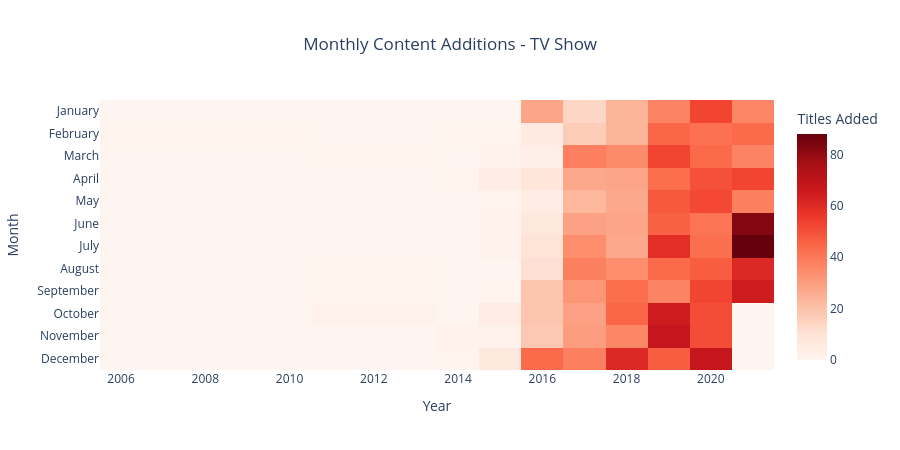
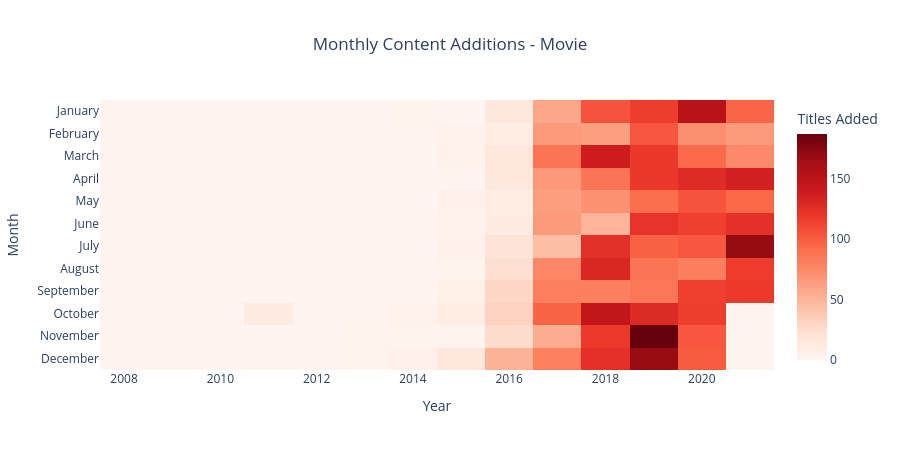

Here is the notebook cell these charts were saved with, in order:
### Code cell
import ipywidgets as widgets
from IPython.display import display, clear_output

content_filter = widgets.Dropdown(
    options=["All Content", "Movie", "TV Show"],
    value="All Content",
    description="Filter:",
    style={"description_width": "initial"}
)

dashboard_output = widgets.Output()

display(content_filter)
display(dashboard_output)

### Figure 1 — Plotly figure (JSON) as saved in the notebook; plotly's stock layout.template omitted (floating-point values rounded to 4 significant figures)
{"data": [{"coloraxis": "coloraxis", "hovertemplate": "Year: %{x}<br>Month: %{y}<br>Titles Added: %{z}<extra></extra>", "name": "0", "type": "heatmap", "x": [2008.0, 2013.0, 2014.0, 2015.0, 2016.0, 2017.0, 2018.0, 2019.0, 2020.0, 2021.0], "xaxis": "x", "y": ["January", "February", "March", "April", "May", "June", "July", "August", "September", "October", "November", "December"], "yaxis": "y", "z": [[0.0, 0.0, 0.0, 0.0, 28.0, 14.0, 24.0, 37.0, 53.0, 36.0], [1.0, 0.0, 1.0, 1.0, 6.0, 17.0, 24.0, 45.0, 42.0, 44.0], [0.0, 1.0, 0.0, 2.0, 3.0, 38.0, 35.0, 53.0, 44.0, 37.0], [0.0, 0.0, 1.0, 4.0, 8.0, 27.0, 28.0, 43.0, 50.0, 53.0], [0.0, 0.0, 0.0, 1.0, 4.0, 23.0, 27.0, 48.0, 52.0, 38.0], [0.0, 0.0, 0.0, 2.0, 7.0, 29.0, 28.0, 46.0, 41.0, 83.0], [0.0, 0.0, 0.0, 2.0, 9.0, 34.0, 27.0, 59.0, 43.0, 88.0], [0.0, 1.0, 0.0, 0.0, 11.0, 38.0, 34.0, 44.0, 47.0, 61.0], [0.0, 1.0, 0.0, 1.0, 19.0, 32.0, 43.0, 37.0, 53.0, 65.0], [0.0, 2.0, 0.0, 4.0, 19.0, 29.0, 45.0, 65.0, 51.0, 0.0], [0.0, 0.0, 2.0, 2.0, 18.0, 30.0, 36.0, 68.0, 51.0, 0.0], [0.0, 0.0, 1.0, 7.0, 44.0, 38.0, 61.0, 47.0, 68.0, 0.0]]}], "layout": {"coloraxis": {"autocolorscale": false, "colorbar": {"title": {"text": "Titles Added"}}, "colorscale": [[0, "rgb(255,245,240)"], [0.125, "rgb(254,224,210)"], [0.25, "rgb(252,187,161)"], [0.375, "rgb(252,146,114)"], [0.5, "rgb(251,106,74)"], [0.625, "rgb(239,59,44)"], [0.75, "rgb(203,24,29)"], [0.875, "rgb(165,15,21)"], [1, "rgb(103,0,13)"]]}, "height": 450, "title": {"text": "Monthly Content Additions - TV Show", "x": 0.5}, "xaxis": {"anchor": "y", "domain": [0, 1], "title": {"text": "Year"}}, "yaxis": {"anchor": "x", "autorange": "reversed", "domain": [0, 1], "title": {"text": "Month"}}}}

### Figure 2 — Plotly figure (JSON) as saved in the notebook; plotly's stock layout.template omitted (floating-point values rounded to 4 significant figures; data arrays with more than 128 entries replaced by an {"elided": "..."} marker saying what was removed)
{"data": [{"coloraxis": "coloraxis", "hovertemplate": "Year: %{x}<br>Month: %{y}<br>Titles Added: %{z}<extra></extra>", "name": "0", "type": "heatmap", "x": [2008.0, 2009.0, 2010.0, 2011.0, 2012.0, 2013.0, 2014.0, 2015.0, 2016.0, 2017.0, 2018.0, 2019.0, 2020.0, 2021.0], "xaxis": "x", "y": ["January", "February", "March", "April", "May", "June", "July", "August", "September", "October", "November", "December"], "yaxis": "y", "z": {"elided": "12x14 float values"}}], "layout": {"coloraxis": {"autocolorscale": false, "colorbar": {"title": {"text": "Titles Added"}}, "colorscale": [[0, "rgb(255,245,240)"], [0.125, "rgb(254,224,210)"], [0.25, "rgb(252,187,161)"], [0.375, "rgb(252,146,114)"], [0.5, "rgb(251,106,74)"], [0.625, "rgb(239,59,44)"], [0.75, "rgb(203,24,29)"], [0.875, "rgb(165,15,21)"], [1, "rgb(103,0,13)"]]}, "height": 450, "title": {"text": "Monthly Content Additions - Movie", "x": 0.5}, "xaxis": {"anchor": "y", "domain": [0, 1], "title": {"text": "Year"}}, "yaxis": {"anchor": "x", "autorange": "reversed", "domain": [0, 1], "title": {"text": "Month"}}}}
